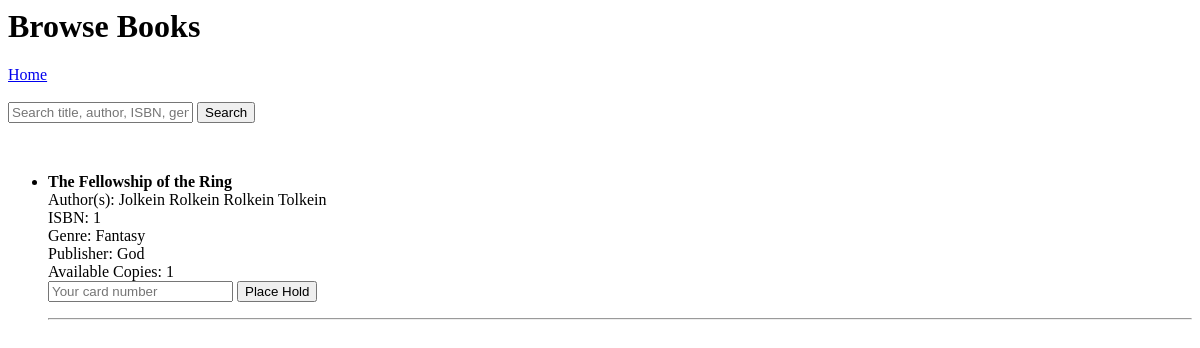
/member, run on an earlier commit of the app's database.
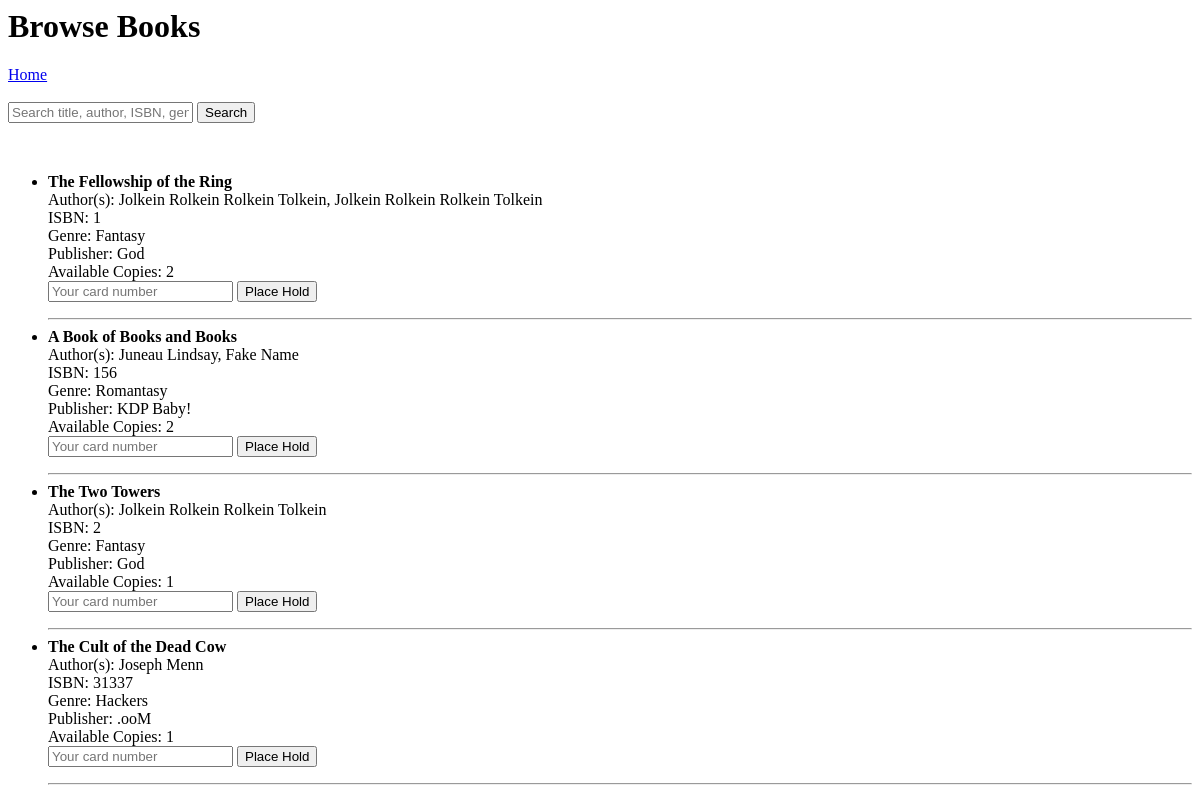
And on a later commit of the database.
### tables this page shows
CREATE TABLE Books (
            ISBN TEXT PRIMARY KEY,
            Title TEXT NOT NULL,
            Date_Pub TEXT,
            Publisher TEXT,
            Genre TEXT,
            Description TEXT
        );

### app.py (the view, shortened to what this page needs)
@app.route('/member', methods=['GET', 'POST'])
def member():
    conn = get_db_connection()
    search = request.form.get('search') if request.method == 'POST' else None
    query = "SELECT * FROM BookCatalog WHERE 1=1"
    params = []
    books = conn.execute(query, params).fetchall()
    conn.close()
    return render_template('member.html', books=books, search=search)

### app.py (called while the page is built)
def get_db_connection():
    conn = sqlite3.connect('database.db')
    conn.row_factory = sqlite3.Row
    return conn

### templates/member.html (shortened to what this page needs)
<h1>Browse Books</h1>
<a href="/">Home</a><br><br>
<form method="POST" action="/member">
    <input type="text" name="search" placeholder="Search title, author, ISBN, genre">
    <button type="submit">Search</button>
</form>
<ul>
    {% for book in books %}
        <li>
            <strong>{{ book['Title'] }}</strong><br>
            Author(s): {{ book['Authors'] }}<br>
            ISBN: {{ book['ISBN'] }}<br>
            Genre: {{ book['Genre'] }}<br>
            Publisher: {{ book['Publisher'] }}<br>
            Available Copies: {{ book['Available_Copies'] }}
            <form action="/place_hold/{{ book['ISBN'] }}" method="POST">
                <input type="text" name="card_number" placeholder="Your card number" required>
                <button type="submit">Place Hold</button>
            </form>
        </li>
        <hr>
    {% endfor %}
</ul>

What changed in the data, as far as the page shows it:
computed for Books "The Fellowship of the Ring": Authors "Jolkein Rolkein Rolkein Tolkein" → "Jolkein Rolkein Rolkein Tolkein, Jolkein Rolkein Rolkein Tolkein"; Available_Copies "1" → "2"
added Books: Title "A Book of Books and Books", Authors "Juneau Lindsay, Fake Name", ISBN "156", Genre "Romantasy", Publisher "KDP Baby!", Available_Copies "2"
added Books: Title "The Two Towers", Authors "Jolkein Rolkein Rolkein Tolkein", ISBN "2", Genre "Fantasy", Publisher "God", Available_Copies "1"
added Books: Title "The Cult of the Dead Cow", Authors "Joseph Menn", ISBN "31337", Genre "Hackers", Publisher ".ooM", Available_Copies "1"
